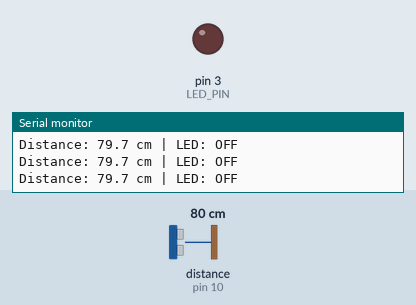
This sketch was run on a simulated Arduino Uno, built with avr-gcc and run on an emulated ATmega328P. Shown: output pins drawn as LEDs (lit = HIGH), the last lines printed to the serial monitor. Wiring (from diagram.json): ultrasonic range finder: trigger pin 9; echo pin 10. The test bench sets the inputs (shaded band); at power-on: distance to the obstacle (sensor on pin 10) 80 cm. The echo pulse lasts 58.3 µs per cm; pins used as bus, display or sensor lines are not drawn.

Above: at 1.2 s.
1.3 s: distance to the obstacle (sensor on pin 10) set to 12 cm
2.8 s: distance to the obstacle (sensor on pin 10) set to 9 cm
At 3.7 s:
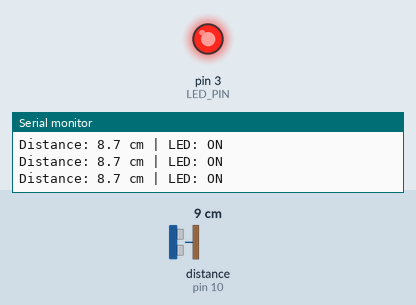
4.3 s: distance to the obstacle (sensor on pin 10) set to 35 cm
At 5.4 s:
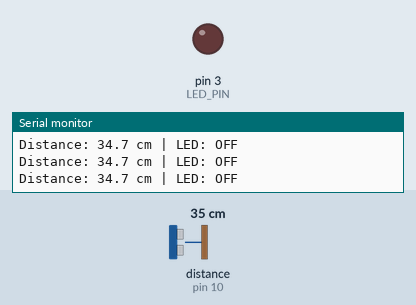
5.9 s: distance to the obstacle (sensor on pin 10) set to 2 cm
At 7.5 s:
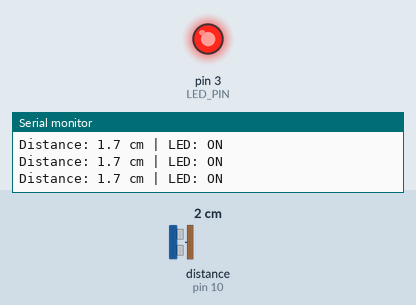
Timing chart, 0 to 8.5 s (numbered marks = the images above; inputs shaded):
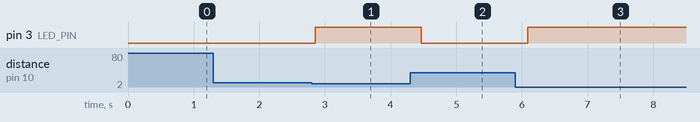

The sketch:

sketch.ino
```cpp
const byte TRIG_PIN = 9;
const byte ECHO_PIN = 10;
const byte LED_PIN = 3;
const float DISTANCE_ALERTE_CM = 10.0;
const unsigned long ECHO_TIMEOUT_US = 30000UL;

float mesurerDistanceCm() {
  digitalWrite(TRIG_PIN, LOW);
  delayMicroseconds(2);
  digitalWrite(TRIG_PIN, HIGH);
  delayMicroseconds(10);
  digitalWrite(TRIG_PIN, LOW);

  unsigned long duree = pulseIn(ECHO_PIN, HIGH, ECHO_TIMEOUT_US);
  if (duree == 0) {
    return -1.0;
  }

  return duree * 0.0343 / 2.0;
}

void setup() {
  pinMode(TRIG_PIN, OUTPUT);
  pinMode(ECHO_PIN, INPUT);
  pinMode(LED_PIN, OUTPUT);
  Serial.begin(9600);
}

void loop() {
  float distance = mesurerDistanceCm();
  bool obstacleProche = distance > 0 && distance < DISTANCE_ALERTE_CM;

  digitalWrite(LED_PIN, obstacleProche ? HIGH : LOW);

  if (distance < 0) {
    Serial.println("Distance: hors plage");
  } else {
    Serial.print("Distance: ");
    Serial.print(distance, 1);
    Serial.print(" cm | LED: ");
    Serial.println(obstacleProche ? "ON" : "OFF");
  }

  delay(200);
}
```

Measured:
- the behaviour switches between 11 and 10 cm on distance to the obstacle (sensor on pin 10) (found by bisection; images 0 and 1)
- after the input at 2.8 s, pin 3 (LED_PIN): LOW → HIGH after 0.05 s
- after the input at 4.3 s, pin 3 (LED_PIN): HIGH → LOW after 0.17 s
- after the input at 5.9 s, pin 3 (LED_PIN): LOW → HIGH after 0.19 s
